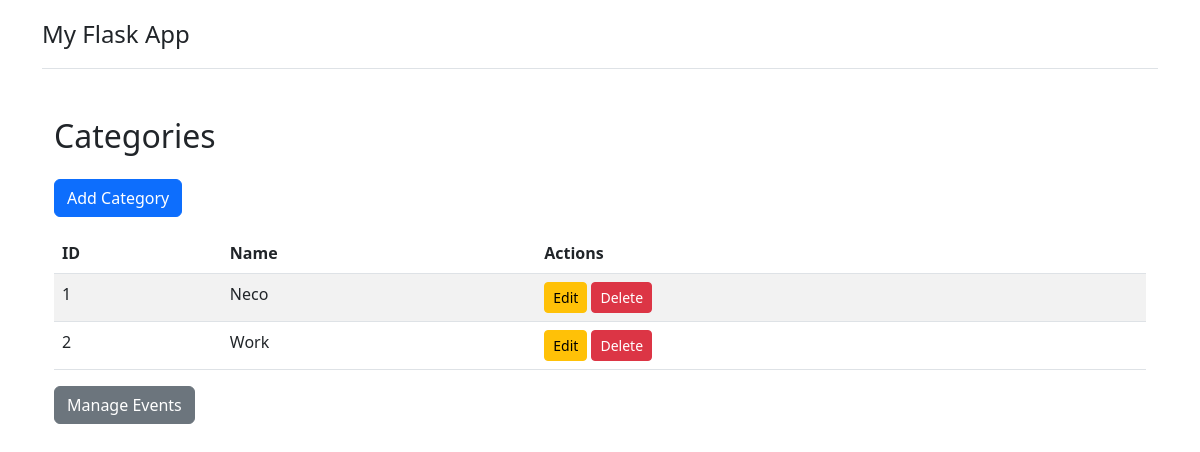
The page /categories on the database its author committed.
### models.py (models this page shows)
class Category(db.Model):
    __tablename__ = 'category'
    id = db.Column(db.Integer, primary_key=True)
    name = db.Column(db.String(50), nullable=False)
    events = db.relationship('Event', backref='category', lazy=True)

### app.py (the view)
@app.route('/categories')
def categories():
    categories = Category.query.all()
    return render_template('categories.html', categories=categories)

### templates/categories.html (shortened to what this page needs)
{% extends "base.html" %}
{% block content %}
<h2 class="mt-4 mb-4">Categories</h2>
<a href="{{ url_for('add_category') }}" class="btn btn-primary mb-3">Add Category</a>
<table class="table table-striped">
    <thead>
        <tr>
            <th>ID</th>
            <th>Name</th>
            <th>Actions</th>
        </tr>
    </thead>
    <tbody>
        {% for category in categories %}
        <tr>
            <td>{{ category.id }}</td>
            <td>{{ category.name }}</td>
            <td>
                <a href="{{ url_for('edit_category', category_id=category.id) }}" class="btn btn-warning btn-sm">Edit</a>
                <form method="post" action="{{ url_for('delete_category', category_id=category.id) }}" style="display:inline;">
                    <button type="submit" class="btn btn-danger btn-sm">Delete</button>
                </form>
            </td>
        </tr>
        {% endfor %}
    </tbody>
</table>
<a href="{{ url_for('index') }}" class="btn btn-secondary">Manage Events</a>
{% endblock %}

### rows shown on the page
Category: id "1", name "Neco"
Category: id "2", name "Work"
